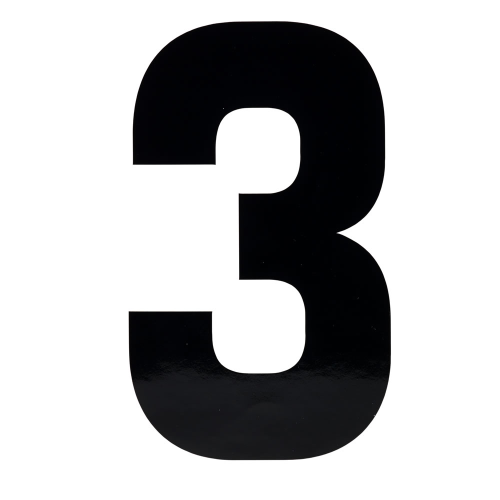
#> input picture Machine learning/numbers/8cGbedjKi.jpg, 1000 x 1000 px (shown at 1/2 size)
$ jupyter execute 'Identify the number.ipynb'
#> lines starting #> are read from the running program, lines starting #| are printed output that depends on the picture
[cell 1]
from sklearn.datasets import load_digits
import matplotlib.pyplot as plt
digits = load_digits()
import warnings
warnings.filterwarnings("ignore")

[cell 2]
digits.data

[cell 3]
digits.data[0]

[cell 4]
import pandas as pd
df = pd.DataFrame(digits.data)
df["target"] = digits.target
df

[cell 5]
dir(digits)

[cell 6]
digits.DESCR

[cell 7]
df.info()

[cell 8]
len(digits.images)

[cell 9]
digits.target[100]

[cell 10]
plt.imshow(digits.images[100])
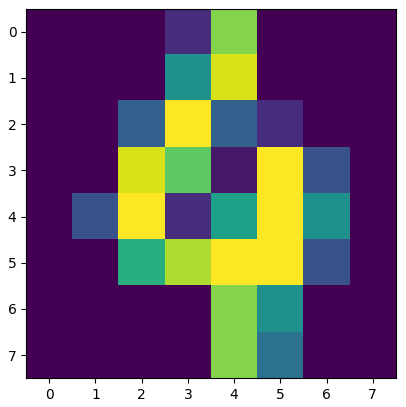
#> figure drawn by matplotlib, 1 panel

[cell 11]
plt.gray()
plt.matshow(digits.images[100])
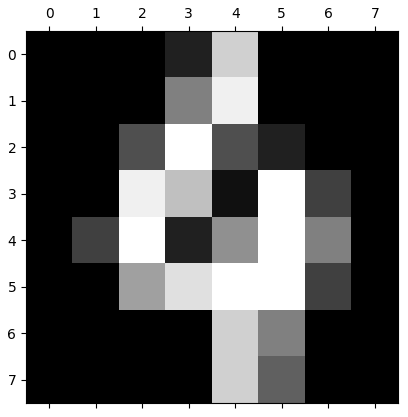
#> figure drawn by matplotlib, 1 panel

[cell 12]
digits.data[0]

[cell 13]
len(digits.images)

[cell 14]
len(digits.data)

[cell 15]
digits.data[0]

[cell 16]
plt.gray()
for i in range(5):
    plt.matshow(digits.images[i])
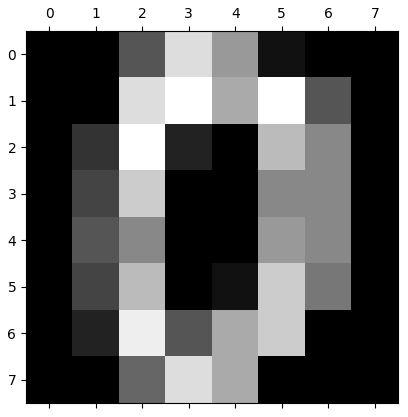
#> figure drawn by matplotlib, 1 panel
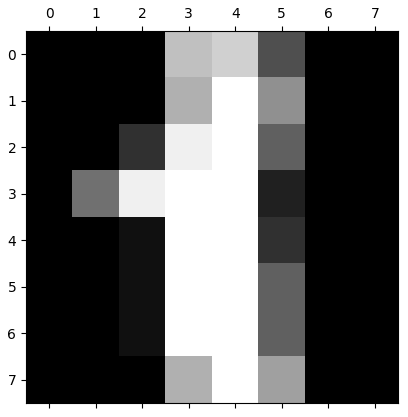
#> figure drawn by matplotlib, 1 panel
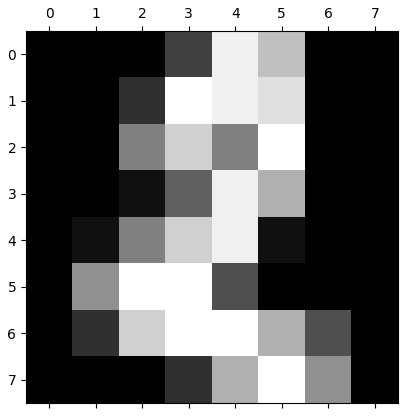
#> figure drawn by matplotlib, 1 panel
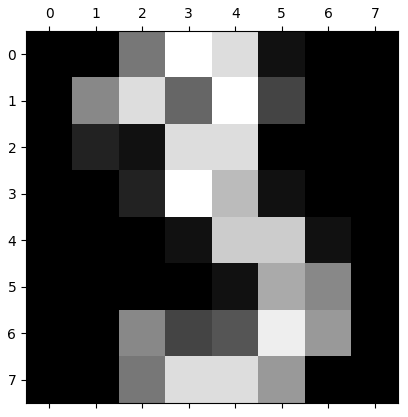
#> figure drawn by matplotlib, 1 panel
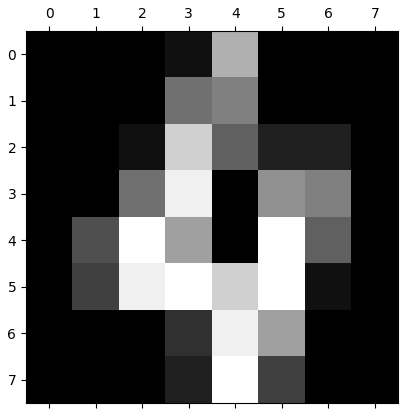
#> figure drawn by matplotlib, 1 panel

[cell 17]
type(digits.data)

[cell 18]
x = digits.data #pixel values of images
y = digits.target

[cell 19]
from sklearn.linear_model import LogisticRegression
model = LogisticRegression(max_iter=101000)

[cell 20]
from sklearn.model_selection import train_test_split

[cell 21]
for i in digits.target:
    print(i)

[cell 22]
X_train, X_test, y_train, y_test = train_test_split(x,y, test_size=0.2,random_state=7)

[cell 23]
model.fit(X_train, y_train)

[cell 24]
model.score(X_train, y_train) # no overfitting

[cell 25]
model.score(X_test, y_test)

[cell 26]
model.predict(digits.data[0:5])

[cell 27]
digits.target[0:5]

[cell 28]
len(X_train)

[cell 29]
len(X_test)

[cell 30]
y_predicted = model.predict(X_test)
y_predicted

[cell 31]
len(y_predicted)

[cell 32]
y_test[0]

[cell 33]
model.predict([X_test[0]])

[cell 34]
from sklearn.metrics import confusion_matrix
cm = confusion_matrix(y_test, y_predicted) # compare between predicted values, actual values
cm

[cell 35]
import seaborn as sn
plt.figure(figsize = (10,7))
sn.heatmap(cm, annot = True)
plt.xlabel('Predicted')
plt.ylabel('Truth')
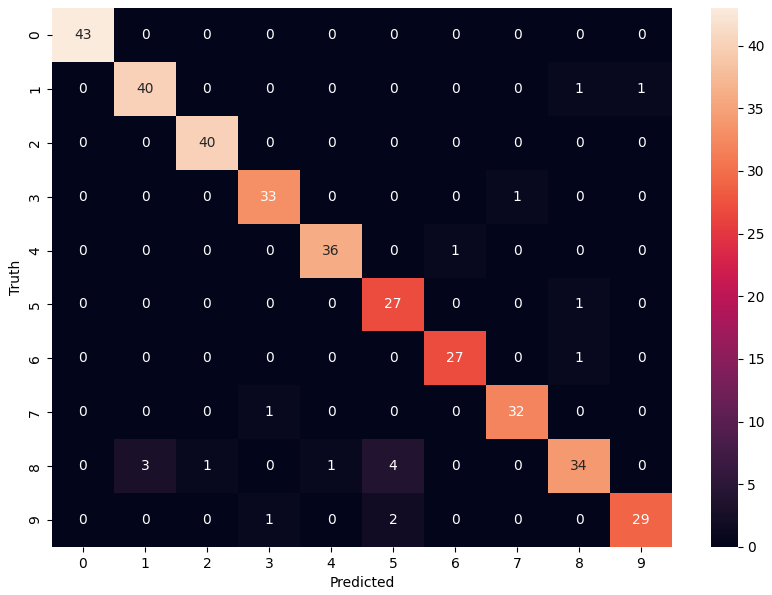
#> figure drawn by matplotlib, 2 panels

[cell 36]
import numpy as np
from PIL import Image
image = Image.open("8cGbedjKi.jpg")
#> image is the input picture: PIL image 1000x1000 RGB; mean R, G, B 182.1, 182.2, 183.1
image = image.resize((8, 8))
image = image.convert("L")
pixel_data = np.array(image).flatten()
#> pixel_data = 64 values, max 255 at index 0, min 0 at index 21, mean 179.8
model.predict([pixel_data])
#> Out = [4]
